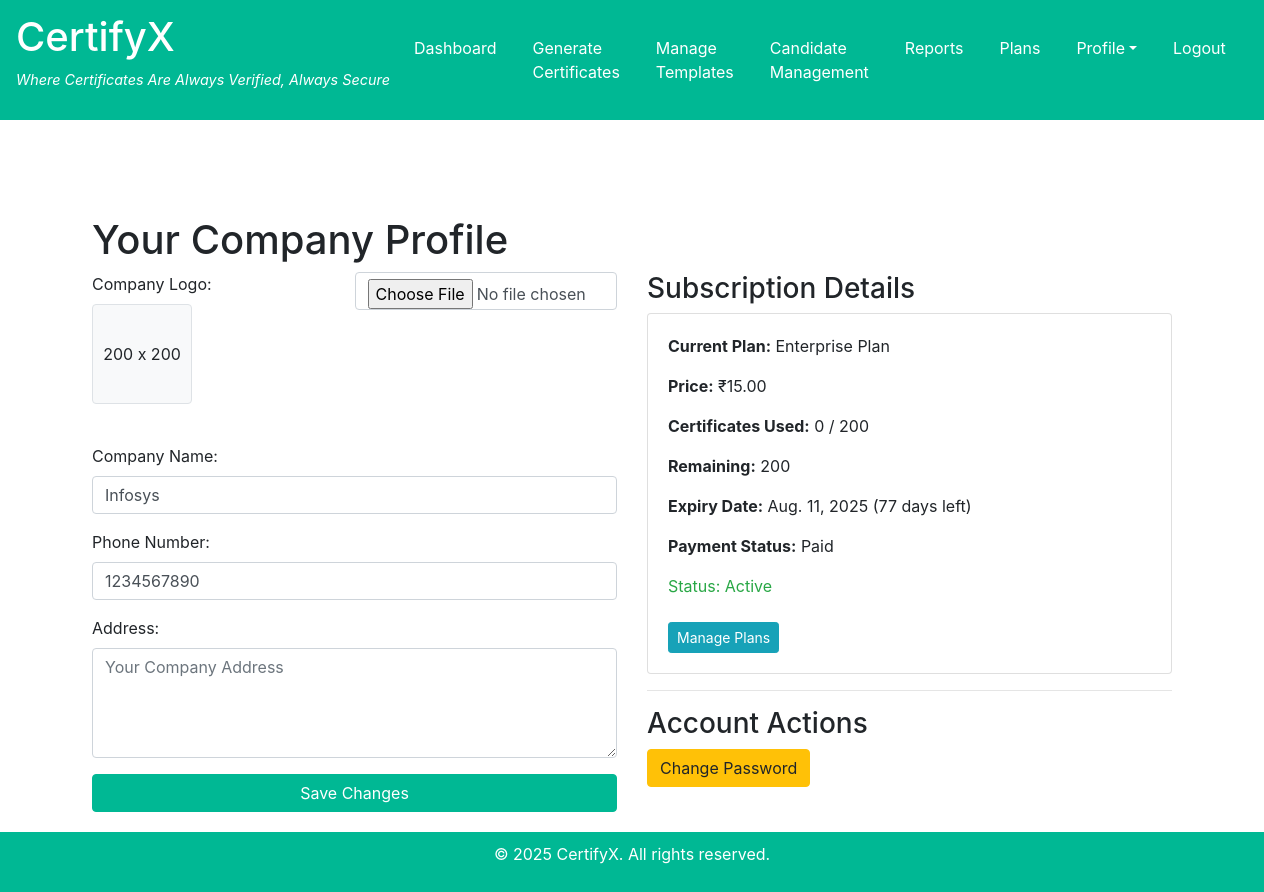
The page /profile-settings/ (signed in) on the database its author committed.
### accounts/models.py (models this page shows, shortened)
class Company(AbstractBaseUser, PermissionsMixin):
    company_name = models.CharField(max_length=255)
    email = models.EmailField(unique=True)
    phone = models.CharField(max_length=20)
    is_active = models.BooleanField(default=True)
    is_staff = models.BooleanField(default=False)
    date_joined = models.DateTimeField(auto_now_add=True)
    logo = models.ImageField(
        upload_to='company_logos/',
        null=True,
        blank=True,
        help_text="Company logo (PNG, JPG, SVG)",
        validators=[FileExtensionValidator(allowed_extensions=['jpg', 'jpeg', 'png', 'svg'])]
    )
    address = models.TextField(blank=True, null=True)
    USERNAME_FIELD = 'email'
    REQUIRED_FIELDS = ['company_name', 'phone']
    objects = CompanyManager()

### subscriptions/models.py (models this page shows, shortened)
class CompanySubscription(models.Model):
    company = models.OneToOneField(settings.AUTH_USER_MODEL, on_delete=models.CASCADE)
    plan = models.ForeignKey(PricingPlan, on_delete=models.SET_NULL, null=True)
    certificates_used = models.PositiveIntegerField(default=0)
    start_date = models.DateField(auto_now_add=True)
    expiry_date = models.DateField()
    is_active = models.BooleanField(default=True)  # Track active status
    next_plan = models.CharField(max_length=100, blank=True, null=True)  # Store upgraded plan if applicable
    payment_status = models.CharField(max_length=20, choices=[('Paid', 'Paid'), ('Pending', 'Pending'), ('Failed', 'Failed')], default='Pending')
    payment_reference = models.CharField(max_length=100, null=True, blank=True)
    def is_subscription_active(self):
        return self.expiry_date >= date.today()
    def remaining_certificates(self):
        if not self.plan:
            return 0
        return self.plan.certificate_limit - self.certificates_used

class PricingPlan(models.Model):
    name = models.CharField(max_length=50)
    certificate_limit = models.PositiveIntegerField()
    template_limit = models.PositiveIntegerField()
    price = models.DecimalField(max_digits=10, decimal_places=2)
    validity_period = models.PositiveIntegerField(default=30)

### accounts/views.py (the view)
# urls.py: path('profile-settings/', profile_settings, name='profile-settings'), # to update company profile
@login_required
def profile_settings(request):
    company = request.user
    if request.method == 'POST':
        form = CompanyProfileUpdateForm(request.POST, request.FILES, instance=company)
        if form.is_valid():
            form.save()
            messages.success(request, 'Your profile has been updated successfully!')
            return redirect('profile-settings')
    else:
        form = CompanyProfileUpdateForm(instance=company)
    try:
        subscription = CompanySubscription.objects.get(company=company)
        days_left = (subscription.expiry_date - date.today()).days if subscription.expiry_date else 0
        remaining_certificates = subscription.remaining_certificates()
    except CompanySubscription.DoesNotExist:
        subscription = None
        days_left = 0
        remaining_certificates = 0
    context = {
        'form': form,
        'company': company,
        'subscription': subscription,
        'days_left': days_left,
        'remaining_certificates': remaining_certificates,
    }
    return render(request, 'profile_settings.html', context)

### accounts/forms.py
class CompanyProfileUpdateForm(forms.ModelForm):
    class Meta:
        model = Company
        fields = ['company_name', 'phone', 'logo', 'address'] # Exclude email as it's the USERNAME_FIELD
        widgets = {
            'address': forms.Textarea(attrs={'rows': 4}),
        }
    def __init__(self, *args, **kwargs):
        super().__init__(*args, **kwargs)
        for field_name, field in self.fields.items():
            field.widget.attrs['class'] = 'form-control'
            if field_name == 'company_name':
                field.widget.attrs['placeholder'] = 'Your Company Name'
            elif field_name == 'phone':
                field.widget.attrs['placeholder'] = 'e.g., +1234567890'
            elif field_name == 'address':
                field.widget.attrs['placeholder'] = 'Your Company Address'

### accounts/templates/profile_settings.html (shortened to what this page needs)
{% extends 'base.html' %}
{% block content %}
<div class="container mt-5">
    <h1>Your Company Profile</h1>
    <div class="row">
        <div class="col-md-6" style="margin-bottom: 20px;">
                <form method="post" enctype="multipart/form-data">
                    <div style="display: grid; grid-template-columns: 1fr 1fr;">
                        <div class="form-group mb-4">
                            <label for="{{ form.logo.id_for_label }}" class="form-label">Company Logo:</label><br>
                            {% if company.logo %}
                            <img src="{{ company.logo.url }}" alt="{{ company.company_name }} Logo" class="img-thumbnail mb-2  logo-placeholder">
                            <br>
                            {% else %}
                            <p class="logo-placeholder" style="display: flex; align-items: center; justify-content: center;">200 x 200</p>
                            {% endif %}
                        </div>
                        <div class="logo-control">
                            {{ form.logo }}
                        </div>
                    </div>
                    <div class="form-group mb-3">
                        <label for="{{ form.company_name.id_for_label }}" class="form-label">Company Name:</label>
                        {{ form.company_name }}
                    </div>
                    <div class="form-group mb-3">
                        <label for="{{ form.phone.id_for_label }}" class="form-label">Phone Number:</label>
                        {{ form.phone }}
                    </div>
                    <div class="form-group mb-3">
                        <label for="{{ form.address.id_for_label }}" class="form-label">Address:</label>
                        {{ form.address }}
                    </div>
                    <button type="submit" class="btn btn-custom w-100">Save Changes</button>
                </form>
            </div>
        <div class="col-md-6">
            <h3>Subscription Details</h3>
            {% if subscription %}
            <div class="card mb-3">
                <div class="card-body">
                    <p><strong>Current Plan:</strong> {{ subscription.plan.name }}</p>
                    <p><strong>Price:</strong> ₹{{ subscription.plan.price }}</p>
                    <p><strong>Certificates Used:</strong> {{ subscription.certificates_used }} / {{ subscription.plan.certificate_limit }}</p>
                    <p><strong>Remaining:</strong> {{ remaining_certificates }}</p>
                    <p><strong>Expiry Date:</strong> {{ subscription.expiry_date }} ({{ days_left }} days left)</p>
                    <p><strong>Payment Status:</strong> {{ subscription.payment_status }}</p>
                    {% if subscription.is_subscription_active %}
                    <p class="text-success">Status: Active</p>
                    {% else %}
                    <p class="text-danger">Status: Expired</p>
                    {% endif %}
                    <a href="{% url 'plans' %}" class="btn btn-info btn-sm mt-2">Manage Plans</a>
                </div>
            </div>
            {% else %}
            <div class="alert alert-warning">
                No active subscription found. <a href="{% url 'plans' %}">Choose a plan</a> to get started.
            </div>
            {% endif %}
            <hr>
            <h3>Account Actions</h3>
            <p><a href="{% url 'reset-password' %}" class="btn btn-warning">Change Password</a></p>
        </div>
    </div>
</div>
{% endblock %}

### accounts/templates/base.html (style rules this page uses)
html, body { height: 100%; margin: 0; }
body { display: flex; flex-direction: column; }

### accounts/templates/profile_settings.html (style rules this page uses)
.btn-custom { color: white; background-color: #00b894; border-color: #00b894; }
.logo-placeholder { width: 100px; height: 100px; background-color: #f8f9fa; border: 1px solid #dee2e6; border-radius: 0.25rem; overflow: hidden; flex-shrink: 0; }
.logo-control { font-size: 0; }
.logo-control a, .logo-control input, .logo-control label { font-size: 1rem; vertical-align: middle; }

### rows shown on the page
Company: company_name "Infosys", phone "1234567890"
CompanySubscription: plan.name "Enterprise Plan", plan.price "15.00", certificates_used "0", plan.certificate_limit "200", expiry_date "Aug. 11, 2025", payment_status "Paid"

### other values the page prints
{{ remaining_certificates }} "200"
